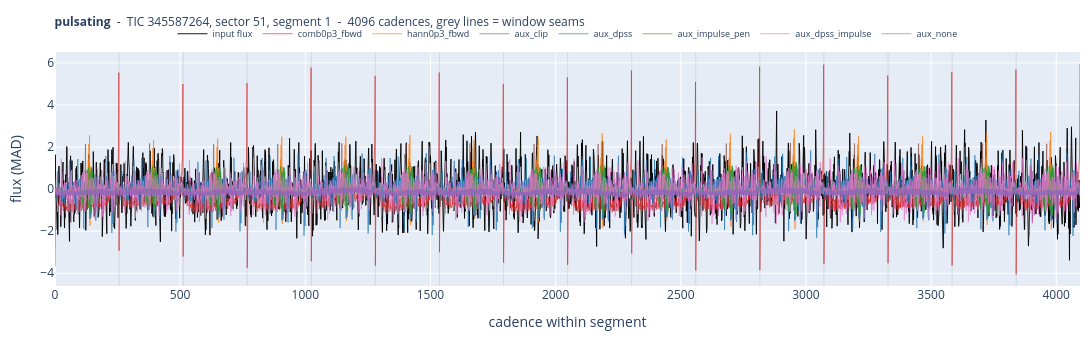

This figure's notebook cell:
### Code cell
plot_class("pulsating")

### Figure 1 — Plotly figure (JSON) as saved in the notebook; plotly's stock layout.template omitted (floating-point values rounded to 4 significant figures; data arrays with more than 128 entries replaced by an {"elided": "..."} marker saying what was removed)
{"data": [{"line": {"color": "black", "width": 0.9}, "mode": "lines", "name": "input flux", "type": "scatter", "y": {"elided": "4096 float values"}}, {"line": {"color": "#d62728", "width": 0.7}, "mode": "lines", "name": "comb0p3_fbwd", "opacity": 0.9, "type": "scatter", "y": {"elided": "4096 float values"}}, {"line": {"color": "#ff7f0e", "width": 0.7}, "mode": "lines", "name": "hann0p3_fbwd", "opacity": 0.9, "type": "scatter", "y": {"elided": "4096 float values"}}, {"line": {"color": "#8c564b", "width": 0.7}, "mode": "lines", "name": "aux_clip", "opacity": 0.9, "type": "scatter", "y": {"elided": "4096 float values"}}, {"line": {"color": "#1f77b4", "width": 0.7}, "mode": "lines", "name": "aux_dpss", "opacity": 0.9, "type": "scatter", "y": {"elided": "4096 float values"}}, {"line": {"color": "#2ca02c", "width": 0.7}, "mode": "lines", "name": "aux_impulse_pen", "opacity": 0.9, "type": "scatter", "y": {"elided": "4096 float values"}}, {"line": {"color": "#e377c2", "width": 0.7}, "mode": "lines", "name": "aux_dpss_impulse", "opacity": 0.9, "type": "scatter", "y": {"elided": "4096 float values"}}, {"line": {"color": "#9467bd", "width": 0.7}, "mode": "lines", "name": "aux_none", "opacity": 0.9, "type": "scatter", "y": {"elided": "4096 float values"}}], "layout": {"height": 340, "hovermode": "x unified", "legend": {"font": {"size": 9}, "orientation": "h", "x": 0.5, "xanchor": "center", "y": 1.14}, "margin": {"b": 38, "l": 55, "r": 12, "t": 52}, "shapes": [{"line": {"color": "rgba(120,120,120,0.35)", "width": 0.5}, "type": "line", "x0": 256, "x1": 256, "xref": "x", "y0": 0, "y1": 1, "yref": "y domain"}, {"line": {"color": "rgba(120,120,120,0.35)", "width": 0.5}, "type": "line", "x0": 512, "x1": 512, "xref": "x", "y0": 0, "y1": 1, "yref": "y domain"}, {"line": {"color": "rgba(120,120,120,0.35)", "width": 0.5}, "type": "line", "x0": 768, "x1": 768, "xref": "x", "y0": 0, "y1": 1, "yref": "y domain"}, {"line": {"color": "rgba(120,120,120,0.35)", "width": 0.5}, "type": "line", "x0": 1024, "x1": 1024, "xref": "x", "y0": 0, "y1": 1, "yref": "y domain"}, {"line": {"color": "rgba(120,120,120,0.35)", "width": 0.5}, "type": "line", "x0": 1280, "x1": 1280, "xref": "x", "y0": 0, "y1": 1, "yref": "y domain"}, {"line": {"color": "rgba(120,120,120,0.35)", "width": 0.5}, "type": "line", "x0": 1536, "x1": 1536, "xref": "x", "y0": 0, "y1": 1, "yref": "y domain"}, {"line": {"color": "rgba(120,120,120,0.35)", "width": 0.5}, "type": "line", "x0": 1792, "x1": 1792, "xref": "x", "y0": 0, "y1": 1, "yref": "y domain"}, {"line": {"color": "rgba(120,120,120,0.35)", "width": 0.5}, "type": "line", "x0": 2048, "x1": 2048, "xref": "x", "y0": 0, "y1": 1, "yref": "y domain"}, {"line": {"color": "rgba(120,120,120,0.35)", "width": 0.5}, "type": "line", "x0": 2304, "x1": 2304, "xref": "x", "y0": 0, "y1": 1, "yref": "y domain"}, {"line": {"color": "rgba(120,120,120,0.35)", "width": 0.5}, "type": "line", "x0": 2560, "x1": 2560, "xref": "x", "y0": 0, "y1": 1, "yref": "y domain"}, {"line": {"color": "rgba(120,120,120,0.35)", "width": 0.5}, "type": "line", "x0": 2816, "x1": 2816, "xref": "x", "y0": 0, "y1": 1, "yref": "y domain"}, {"line": {"color": "rgba(120,120,120,0.35)", "width": 0.5}, "type": "line", "x0": 3072, "x1": 3072, "xref": "x", "y0": 0, "y1": 1, "yref": "y domain"}, {"line": {"color": "rgba(120,120,120,0.35)", "width": 0.5}, "type": "line", "x0": 3328, "x1": 3328, "xref": "x", "y0": 0, "y1": 1, "yref": "y domain"}, {"line": {"color": "rgba(120,120,120,0.35)", "width": 0.5}, "type": "line", "x0": 3584, "x1": 3584, "xref": "x", "y0": 0, "y1": 1, "yref": "y domain"}, {"line": {"color": "rgba(120,120,120,0.35)", "width": 0.5}, "type": "line", "x0": 3840, "x1": 3840, "xref": "x", "y0": 0, "y1": 1, "yref": "y domain"}], "title": {"font": {"size": 12}, "text": "<b>pulsating</b>  -  TIC 345587264, sector 51, segment 1  -  4096 cadences, grey lines = window seams"}, "width": 1550, "xaxis": {"title": {"text": "cadence within segment"}}, "yaxis": {"title": {"text": "flux (MAD)"}}}}
